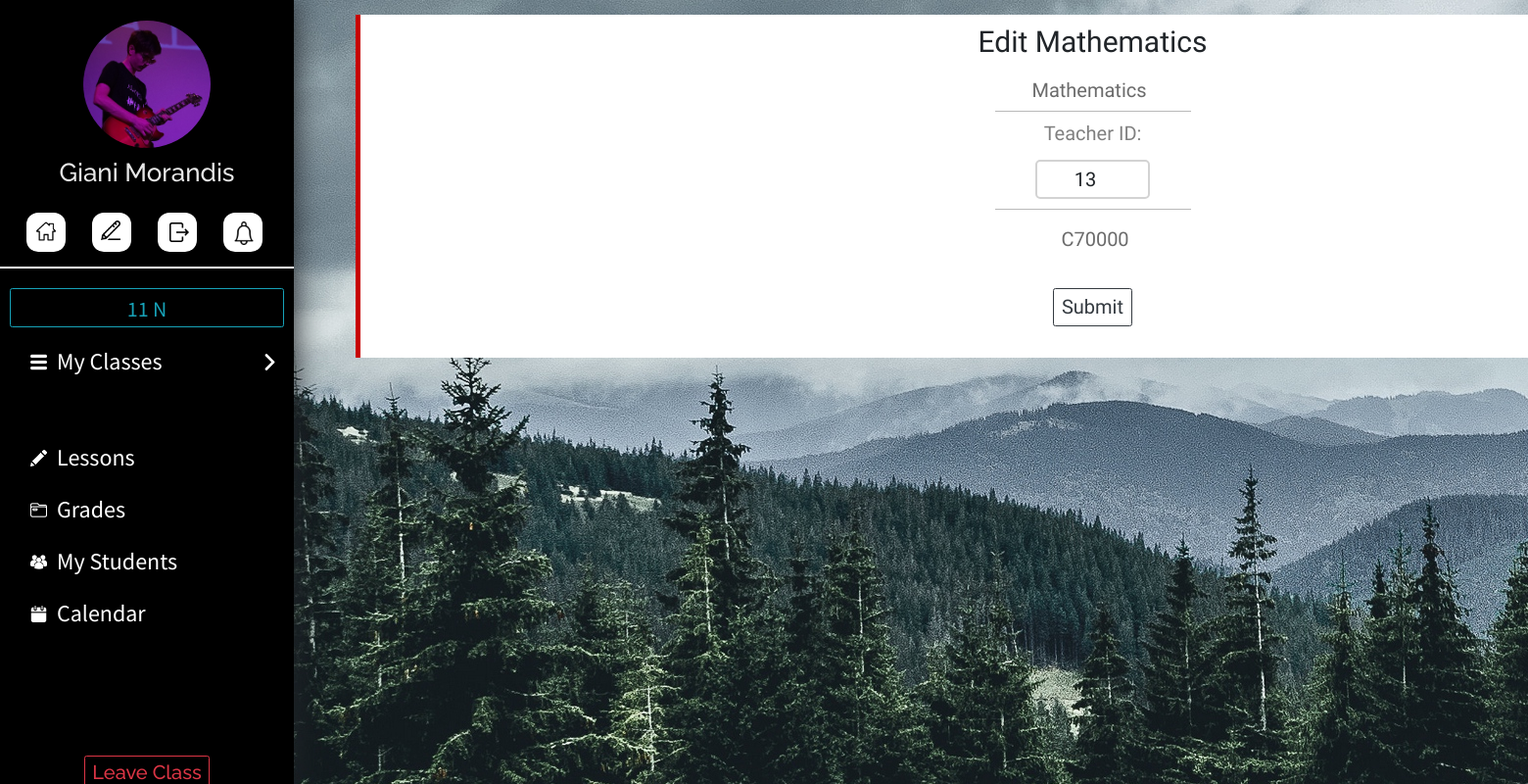
Page /welcome/teacher/main_class/6/edit/ (signed in) on the committed database.
### account/models.py (models this page shows, shortened)
class Userprofile(models.Model):
    TYPE_CHOICES = (
        ('student', 'Student'),
        ('teacher', 'Teacher')
    )
    user = models.OneToOneField(User, on_delete=models.CASCADE)
    user_type = models.CharField(max_length=30, choices=TYPE_CHOICES)
    profile_picture = models.ImageField(upload_to=profile_image_path, blank=True, null=True)
    main_class = models.ForeignKey(MainClass, on_delete=models.SET_NULL, null=True, blank=True)
    id_number = models.IntegerField(blank=True, null=True)
    teaching_subject = models.CharField(max_length=100, blank=False, null=True)
    teaching_certificate = models.FileField(upload_to=certificate_file_path, blank=True, null=True)

class MainClass(models.Model):
    name = models.CharField(max_length=8)
    semester = models.IntegerField(default=1)

class SubClass(models.Model):
    name = models.CharField(max_length=20,blank=False,  null=False)
    subject = models.CharField(max_length=40, blank=True, null=True)
    teacher = models.ForeignKey(Userprofile, on_delete=models.SET_NULL, null=True)
    main_class = models.ForeignKey(MainClass, on_delete=models.CASCADE, null=False)
    color_code = models.CharField(max_length=6, default="C70000")
    def __str__(self):
        return self.main_class.name + " " + self.name

### account/views.py (the view, shortened to what this page needs)
# urls.py: url(r'^teacher/main_class/(?P<subclass_id>[0-9]+)/edit/$', views.edit_subclass, name='edit_subclass'),
@login_required
def edit_subclass(request, subclass_id):
    rd = handle_redirect('teacher', request.user.userprofile.user_type)
    if rd:
        return redirect('account:' + rd)
    if not request.user.userprofile.main_class.subclass_set.filter(id=subclass_id, main_class=request.user.userprofile.main_class):
        return redirect('account:teacher_home')
    template_name = 'account/basic_teacher/add_subclass.html'
    sub_class = SubClass.objects.get(id=subclass_id)
    if sub_class.teacher:
        return render(request, template_name, {'form': AddSubClassForm( initial={'name': sub_class.name, 'color_code': sub_class.color_code, 'teacher': sub_class.teacher.id })})
    try:
        teacher_id = Request.objects.get(subclass=sub_class).recieved_by.id
    except:
        teacher_id = None
    return render(request, template_name, {'form': AddSubClassForm( initial={'name': sub_class.name, 'color_code': sub_class.color_code, 'teacher': teacher_id })})

### account/forms.py
class AddSubClassForm(forms.ModelForm):
    def __init__(self, *args, **kwargs):
        super(AddSubClassForm, self).__init__(*args, **kwargs)
        self.fields['teacher'] = forms.IntegerField()
    class Meta:
        model = SubClass
        fields = (
            'name',
            'color_code'
        )

### account/views.py (called while the page is built)
def handle_redirect(view_type, user_type):
    if view_type != user_type:
        if user_type == "student":
            return 'student_home'
        elif user_type == "teacher":
            return 'teacher_home'

### account/templates/account/basic_teacher/add_subclass.html (shortened to what this page needs)
{% extends 'account/teacher_base.html' %}
{% block body %}
<div style="margin-left:33.3rem;float:left;">
    <div class="lesson-maindiv" style="border-left: 0.5rem solid lightgrey; border-left: 0.5rem solid #{{form.initial.color_code}}; height:35rem;">
    <form method="POST" enctype='multipart/form-data'>
        <center>
        {% if form.initial.name %}
        <h1 style="font-family: 'Muli', sans-serif; font-size:30px;margin-top:1rem">Edit {{form.initial.name}}</h1>
        {% else %}
        <h1 style="font-family: 'Muli', sans-serif; font-size:30px;margin-top:1rem">Create Sub Class</h1>
        {% endif %}
        <input type='text' value="{{form.initial.name}}" name="name" class='search' style="width:15rem;text-align:center;float:none;font-family: 'Muli', sans-serif;margin-bottom:-10rem;margin-left:-0.7rem;" maxlength='20' placeholder="Name" required></input>
        <div style="background-color:  rgb(185, 185, 185); width: 20rem; height:0.1rem; margin-top:1rem;"></div>
        {% if form.initial.teacher %}
        <h1 style="font-family: 'Muli', sans-serif; font-size:20px;margin-top:1rem; color:grey;">Teacher ID:</h1>
        {% endif %}
        <input value="{{form.initial.teacher}}" type='number' name="teacher" style="font-size:20px;font-family: 'Muli', sans-serif;border:0.2rem solid lightgrey; height:4rem;border-radius:0.5rem;width:11.7rem;margin-top:1rem;text-align:center;" placeholder="Teacher ID" required></input>
        <div style="background-color:  rgb(185, 185, 185); width: 20rem; height:0.1rem; margin-top:1rem;"></div>
        <input value="{{form.initial.color_code}}" type='text' class="search" name="color_code" style="float:none;font-size:20px;font-family: 'Muli', sans-serif;border:none;height:4rem;width:11.7rem;margin-top:1rem;text-align:center;" placeholder="Color Code" required></input>
        </center>
        <center>
        <button type="submit" class="btn btn-outline-dark" style="font-family: 'Muli', sans-serif; font-size:20px;margin-top:3rem;">Submit</button>
        </center>
    </form>
    </div>
</div>
{% endblock %}

### account/templates/account/teacher_base.html (shortened to what this page needs)
<!DOCTYPE html>
<html>
<head>
	{% load static %}
		<link rel="stylesheet" href="https://maxcdn.bootstrapcdn.com/bootstrap/3.3.6/css/bootstrap.min.css" />
        <link rel="stylesheet" href="https://stackpath.bootstrapcdn.com/bootstrap/4.1.3/css/bootstrap.min.css">
		<link rel="stylesheet" type="text/css" href="{% static 'account/style.css' %}" />
<head>
<body>
    <div class="sidenav" id="sidenav">
    <center>
        {% if user.userprofile.profile_picture %}
            <img src="{{user.userprofile.profile_picture.url}}" style="width: 13rem; height:13rem; border-radius: 50%; margin-top:7%;" />
        {% else %}
            <img src="/media/extra/Steach_logo.png" style="width: 100%; float:left; margin-left:-2%;" />
            {% endif %}
            <h1 class='welcome-text' style="margin-top: 1rem; font-size:260%">{{user.first_name}} {{user.last_name}}</h1>
            <a href="{% url 'account:student_home' %}">
                <div class='home-sidebar-button' title="Home">
                    <img src="/media/extra/home.png" style="width: 2rem; height:2rem; margin-top:22%; margin-left:2%;" />
                </div>
            </a>
            <a href="{% url 'account:edit_teacher_profile'%}">
            <div class='home-sidebar-button' title="Edit Profile">
                <img src="/media/extra/pencil_black.png" style="width: 2rem; height:2rem; margin-top:20%; margin-left:-5%;" />
            </div>
            </a>
            <a href="{% url 'account:logout'%}">
            <div class='home-sidebar-button' title="Logout">
                <img src="/media/extra/exit.png" style="width: 2rem; height:2rem; margin-top:25%; margin-left: 10%;" />
            </div>
            </a>
            <a href="{% url 'account:teacher_notifications' %}">
                <div class='home-sidebar-button' style="" title="Notfications">
                    <img src="/media/extra/notification.png" style="width: 2.4rem; height:2.4rem; margin-top:22%;float:left; margin-left:0.9rem;;" />
                </div>
            </a>
            </center>
            <br>
            <div style="width:100%; height:0.2rem; background-color:white; float:left; margin-top:1.5rem;"></div>
            {% if not user.userprofile.main_class %}
                <a href="{% url 'account:add_mainclass' %}"><div class="join-class-button" style="width:27rem; height:3rem;margin-top:1.5rem;"><h1 class="welcome-text" style="color: black; margin-top: 0.3rem;font-size:20px">Create Main Class</h1></div></a>
            {% else %}
                <center>
                <a href="{% url 'account:mainclass_home'%}">
                <button class="btn btn-outline-info" style='margin-top:2rem;width:28rem; height:4rem; font-family: "Source Sans Pro", sans-serif; font-size:22px;'>{{ user.userprofile.main_class.name }}</button>
                </a>
                </center>
            {% endif %}
            {% if user.userprofile.subclass_set.all %}
            <button class="mainclass-button" style="margin-top:1rem;" id="mainclass-home" onclick="show_hide()">
                <img src="/media/extra/menu.png" style="width:17px; height:17px;float:left; margin-left:2rem;margin-top:1.1rem;"/>
                <h1 class="sidenav-element" id="sidenav-mainclass">My Classes</h1>
                <img class="arrow-right" src="/media/extra/right-arrow.png" style="width:17px; height:17px;float:right;margin-top:1.1rem;"/>
            </button>
            <br><br><br><br><br><br><br>
            <a href="{% url 'account:teacher_lessons' 0 %}">
                <button class="mainclass-button" style="border-radius: 5px 5px 5px 5px;">
                    <img src="/media/extra/test2.png" style="width:17px; height:17px;float:left; margin-left:2rem;margin-top:1.1rem;"/>
                    <h1 class="sidenav-element" id="sidenav-mainclass">Lessons</h1>
                </button>
            </a>
            <a href="{% url 'account:student_grades' 0 %}">
                <button class="mainclass-button" style="border-radius: 5px 5px 5px 5px;">
                    <img src="/media/extra/folder.png" style="width:17px; height:17px;float:left; margin-left:2rem;margin-top:1.1rem;"/>
                    <h1 class="sidenav-element" id="sidenav-mainclass">Grades</h1>
                </button>
            </a>
            <button class="mainclass-button" style="border-radius: 5px 5px 5px 5px;">
                <img src="/media/extra/teachers.png" style="width:17px; height:17px;float:left; margin-left:2rem;margin-top:1.1rem;"/>
                <h1 class="sidenav-element" id="sidenav-mainclass">My Students</h1>
            </button>
            <a href="{% url 'account:student_calendar' 0 0 %}">
            <button class="mainclass-button" style="border-radius: 5px 5px 5px 5px;">
                <img src="/media/extra/calendar.png" style="width:17px; height:17px;float:left; margin-left:2rem;margin-top:1.1rem;"/>
                <h1 class="sidenav-element" id="sidenav-mainclass">Calendar</h1>
            </button>
            </a>
            <center><button class="btn btn-outline-danger" style="height:3.5rem;margin-top:12rem;"><h1 style="font-size:20px;font-family: 'Raleway', sans-serif;">Leave Class</h1></buttton></center>
        {% endif %}
    </div>
    <div class="main-div" id="main">
    {% block body %}
    {% endblock %}
    </div>
</body>
</html>

### account/static/account/style.css (style rules this page uses)
body { background-image: url(bg-forest.jpg); background-attachment: fixed; }
.main-div { opacity: 0; transition: opacity 0.4s; }
.welcome-text { margin-top: 0rem; font-family: 'Raleway', sans-serif; font-size: 35px; color: #E7E7E7; }
.sidenav { position: fixed; height: 100%; width: 30rem; float: left; background-color: black; box-shadow: 1px 1px 30px; overflow-y: scroll; }
.home-sidebar-button { width: 4rem; height: 4rem; border-radius: 30%; background-color: white; float: left; margin-left: 9%; margin-top: 2rem; transition: background-color 0.2s; }
.mainclass-button { float: left; margin-left: 0.5rem; margin-top: 0.3rem; background-color: black; border: None; border-radius: 5px 5px 0px 0px; outline: none; color: white; width: 95%; height: 5rem; transition: background-color 0.2s; }
.sidenav-element { margin-left: 1rem; margin-right: 5rem; float: left; font-family: 'Source Sans Pro', sans-serif; font-size: 24px; margin-top: 0.5rem; }
.arrow-right { display: block; transition: display 0.2s; }
.search { width: 40rem; height: 2.5rem; margin-top: 1.3rem; margin-left: 0.5rem; font-size: 20px; float: left; border: none; background-color: none; color: rgb(107, 107, 107); font-family: 'Raleway', sans-serif; }
.lesson-maindiv { width: 150rem; background-color: white; border-radius: 0px 10px 10px 0px; margin-top: 1.5rem; margin-left: 3rem; overflow: hidden }

### rows in the picture
SubClass: initial.name "Mathematics", name "Mathematics", color_code "C70000"

### other values in the picture
{{ user.first_name }} "Giani"
{{ user.last_name }} "Morandis"
{{ user.userprofile.main_class.name }} "11 N"
